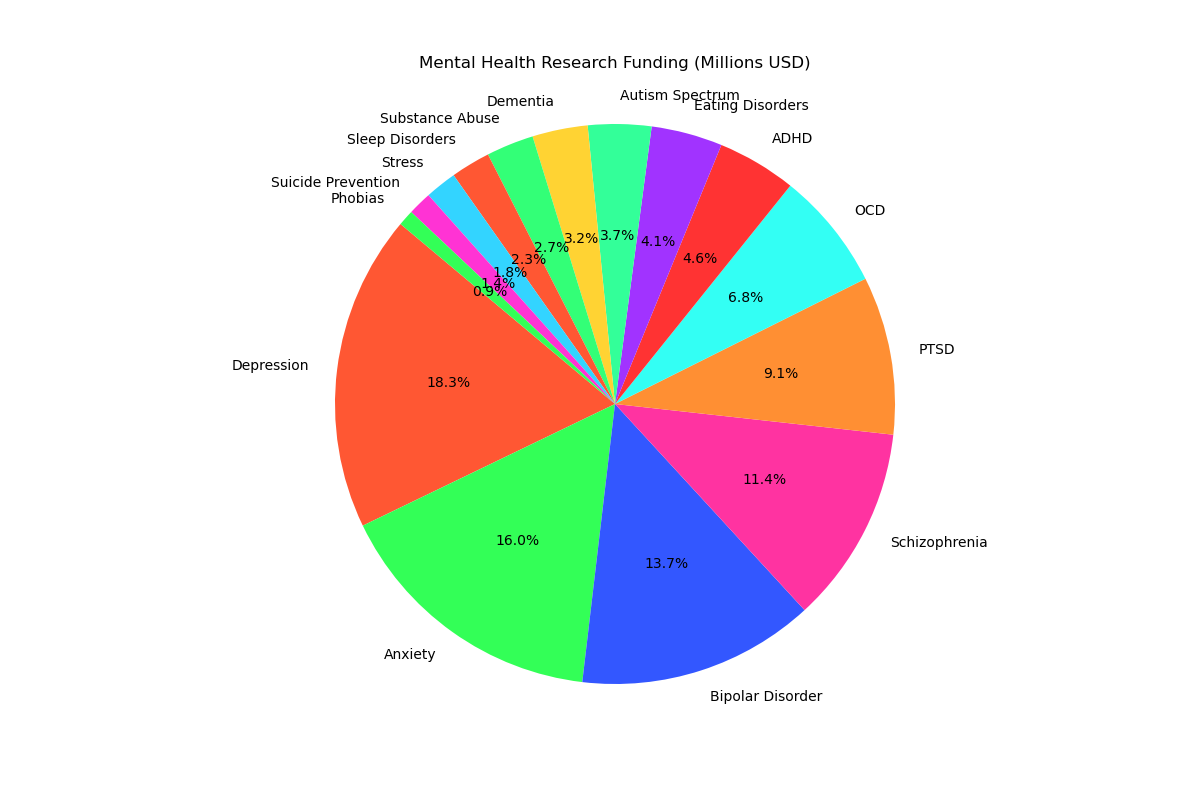

Here is the Python script that generated this plot:

import matplotlib.pyplot as plt

# Data
fields = ['Depression', 'Anxiety', 'Bipolar Disorder', 'Schizophrenia', 'PTSD',
          'OCD', 'ADHD', 'Eating Disorders', 'Autism Spectrum', 'Dementia',
          'Substance Abuse', 'Sleep Disorders', 'Stress', 'Suicide Prevention', 'Phobias']
values = [400, 350, 300, 250, 200, 150, 100, 90, 80, 70, 60, 50, 40, 30, 20]

# Colors
colors = ['#FF5733', '#33FF57', '#3357FF', '#FF33A1', '#FF8F33',
          '#33FFF4', '#FF3333', '#A133FF', '#33FF99', '#FFD333',
          '#33FF77', '#FF5733', '#33D4FF', '#FF33D4', '#33FF57']

# Pie chart
fig, ax = plt.subplots(figsize=(12, 8))  # Width, Height of the chart
ax.pie(values, labels=fields, colors=colors, autopct='%1.1f%%', startangle=140)
ax.axis('equal')  # Equal aspect ratio ensures that pie is drawn as a circle.

plt.title('Mental Health Research Funding (Millions USD)', pad=20)
plt.show()
